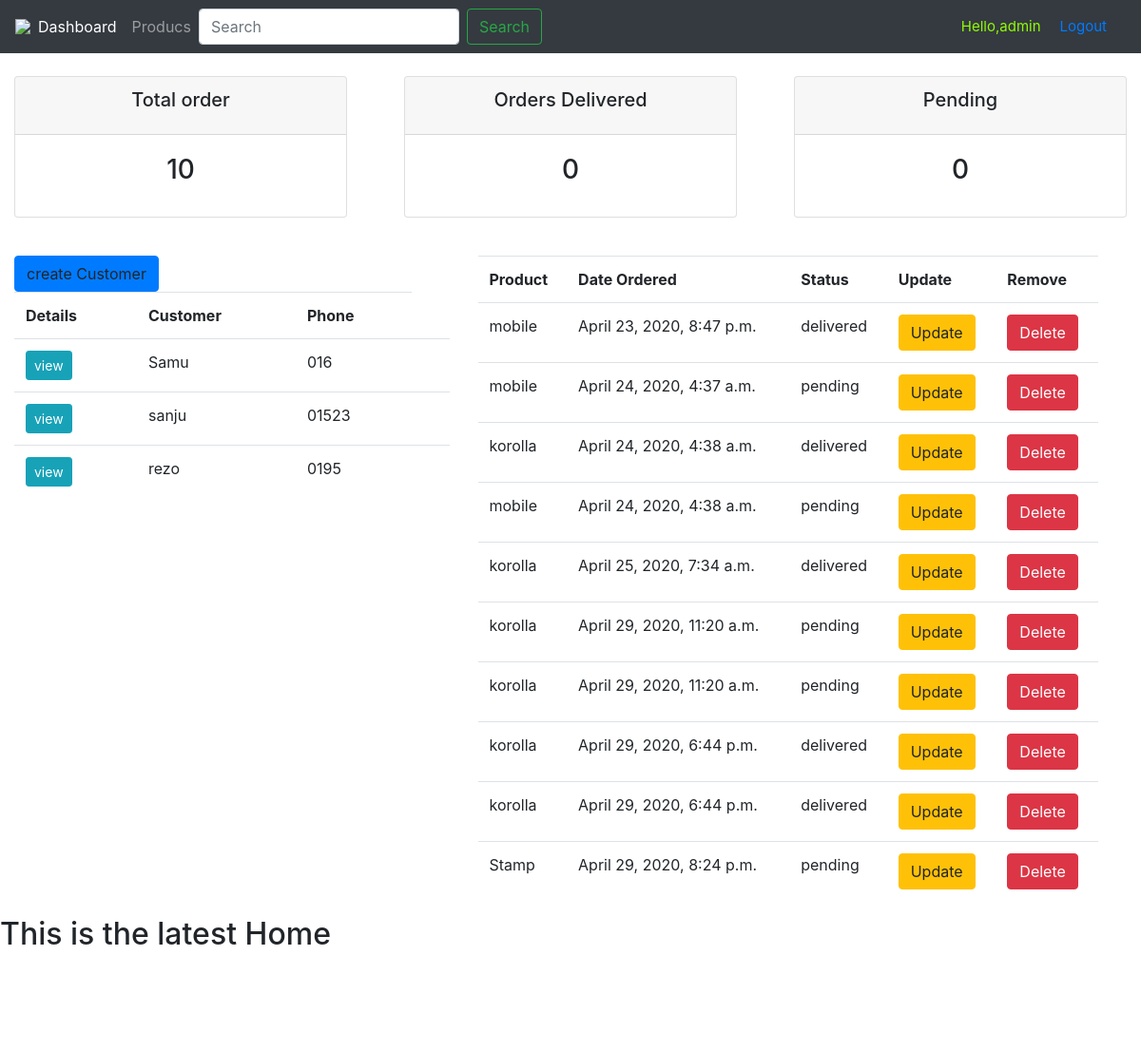
The app's page / (signed in) with its own data.
### accounts/models.py (models this page shows, shortened)
class Customer(models.Model):
    name=models.CharField(max_length=200)
    phone=models.CharField(max_length=200)
    email=models.CharField(max_length=200,null=True)
    date_created=models.DateTimeField(auto_now_add=True,null=True)

class Order(models.Model):
    STATUS=(('pending','pending'),
    ('out of delivery','out of delivery'),
    ('delivered','delivered'),)
    customer = models.ForeignKey(Customer,null=True,on_delete=models.SET_NULL)
    product = models.ForeignKey(Product,null=True,on_delete=models.SET_NULL)
    date_created = models.DateTimeField(auto_now_add=True,null=True)
    status = models.CharField(max_length=200, choices=STATUS)
    note=models.CharField(max_length=1200,null=True)

class Product(models.Model):
    CATEGORY=(('in door','in door'),
            ('out door','out door'),)
    name=models.CharField(max_length=200)
    price=models.FloatField(null=True)
    category=models.CharField(max_length=200,null=True ,choices=CATEGORY)
    description=models.CharField(max_length=500)
    date_created=models.DateTimeField(auto_now_add=True,null=True)
    tags = models.ManyToManyField(Tag)
    def __str__(self):
        return self.name

### accounts/views.py (the view)
# urls.py: path('', views.home, name='home'),
@login_required(login_url='accounts:login')
def home(request):
	orders = Order.objects.all()
	customers = Customer.objects.all()
	total_customers = customers.count()
	total_orders = orders.count()
	delivered = orders.filter(status='Delivered').count()
	pending = orders.filter(status='Pending').count()
	context = {'orders':orders, 'customers':customers,
	'total_orders':total_orders,'delivered':delivered,
	'pending':pending }
	return render(request, 'accounts/dashboard.html', context)

### accounts/templates/accounts/dashboard.html (shortened to what this page needs)
{% extends 'accounts/main.html' %}
{% block body %}
{% include 'accounts/status.html' %}
<br>
<div class="container-fluid row">
<div class="col-md-5">
  <a class="btn btn-primary"> create Customer </a>
  <table class="table">
    <tr>
      <th> Details</th>
      <th> Customer</th>
      <th> Phone</th>
    </tr>
{% for customer in customers %}
<tr>
  <td> <a class="btn btn-sm btn-info" href="{% url 'accounts:customer' customer.id %}">view</a></td>
  <td> {{customer.name}}</td>
  <td> {{customer.phone}}</td>
  <td> {{customer.price}}</td>
</tr>
{% endfor %}
</table>
  </div>
  <div class="col-md-7">
        <table class="table">
      <tr>
        <th> Product</th>
        <th> Date Ordered</th>
        <th> Status</th>
        <th> Update</th>
        <th> Remove</th>
      </tr>
  {% for i in orders %}
  <tr>
    <td> {{i.product}}</td>
    <td> {{i.date_created}}</td>
    <td> {{i.status}}</td>
      <td> <a class="btn btn-warning" href="{% url 'accounts:update_order' i.id %}">Update </a></td>
      <td> <a class="btn btn-danger" href="{% url 'accounts:delete_order' i.id %}"> Delete </a></td>
  </tr>
  {% endfor %}
  </table>
    </div>
</div>
<h2> This is the latest Home</h2>
<h1> Home </h1>
<p> this is our latest news contact me </p>
{% endblock %}

### accounts/templates/accounts/main.html (shortened to what this page needs)
<!DOCTYPE html>
{% load static %}
<html lang="en" dir="ltr">
  <head>
    <link rel="stylesheet" type="text/css", href="{% static 'css/style.css' %}">
    <link rel="stylesheet" href="https://stackpath.bootstrapcdn.com/bootstrap/4.3.1/css/bootstrap.min.css">
    <link rel="stylesheet" href="{% static "accounts/css/style.css" %}">
    {% include 'accounts/navbar.html' %}
  </head>
  <body>
{% block body %}
 {% endblock %}
  </body>
</html>

### accounts/templates/accounts/navbar.html (shortened to what this page needs)
{% load static %}
<nav class="navbar navbar-expand-lg navbar-dark bg-dark">
  <img src="{% static "accounts/images/image.png" $}">
  <div class="collapse navbar-collapse" id="navbarTogglerDemo02">
    <ul class="navbar-nav mr-auto mt-2 mt-lg-0">
      <li class="nav-item active">
        <a class="nav-link" href="{% url 'accounts:home' %}">Dashboard  </a>
      </li>
      <li class="nav-item">
        <a class="nav-link" href="{% url 'accounts:products' %}">Producs</a>
      </li>
    <form class="form-inline my-2 my-lg-0">
      <input class="form-control mr-sm-2" type="search" placeholder="Search">
      <button class="btn btn-outline-success my-2 my-sm-0" type="submit">Search</button>
    </form>
  </div>
<span class="hello-msg"> Hello,{{request.user}} </span>
<span class="hello-msg"> <a href="{% url 'accounts:logout'%}" >Logout</a> </span>
</nav>

### accounts/templates/accounts/status.html
<br>
<div class="row">
  <div class="col">
    <div class="col-md">
      <div class="card text-center text-black mb-3" id="total-order">
        <div class="card-header">
          <h5 class="card-title">Total order</h5>
          </div>
          <div class="card-body">
            <h3 class="card-title">{{total_orders}}</h3>
            </div>
            </div>
          </div>
          </div>
          <div class="col">
            <div class="col-md">
              <div class="card text-center text-black mb-3" id="delivered-order">
                <div class="card-header">
                  <h5 class="card-title">Orders Delivered</h5>
                  </div>
                  <div class="card-body">
                    <h3 class="card-title">{{delivered}}</h3>
                    </div>
                    </div>
                  </div>
                  </div>
                  <div class="col">
                    <div class="col-md">
                      <div class="card text-center text-black mb-3" id="pending-order">
                        <div class="card-header">
                          <h5 class="card-title">Pending </h5>
                          </div>
                          <div class="card-body">
                            <h3 class="card-title">{{pending}}</h3>
                            </div>
                            </div>
                          </div>
                          </div>
                            </div>

### accounts/static/accounts/css/style.css (style rules this page uses)
h1 { color: green; }

### accounts/templates/accounts/navbar.html (style rules this page uses)
.hello-msg { font-size:15px; color:#90fc03; margin-right:20px; }

### records on screen
Customer: name "Samu", phone "016"
Customer: name "sanju", phone "01523"
Customer: name "rezo", phone "0195"
Order: product "mobile", date_created "April 23, 2020, 8:47 p.m.", status "delivered"
Order: product "mobile", date_created "April 24, 2020, 4:37 a.m.", status "pending"
Order: product "korolla", date_created "April 24, 2020, 4:38 a.m.", status "delivered"
Order: product "mobile", date_created "April 24, 2020, 4:38 a.m.", status "pending"
Order: product "korolla", date_created "April 25, 2020, 7:34 a.m.", status "delivered"
Order: product "korolla", date_created "April 29, 2020, 11:20 a.m.", status "pending"
Order: product "korolla", date_created "April 29, 2020, 11:20 a.m.", status "pending"
Order: product "korolla", date_created "April 29, 2020, 6:44 p.m.", status "delivered"
Order: product "korolla", date_created "April 29, 2020, 6:44 p.m.", status "delivered"
Order: product "Stamp", date_created "April 29, 2020, 8:24 p.m.", status "pending"

### other values on screen
{{ request.user }} "admin"
{{ total_orders }} "10"
{{ delivered }} "0"
{{ pending }} "0"
